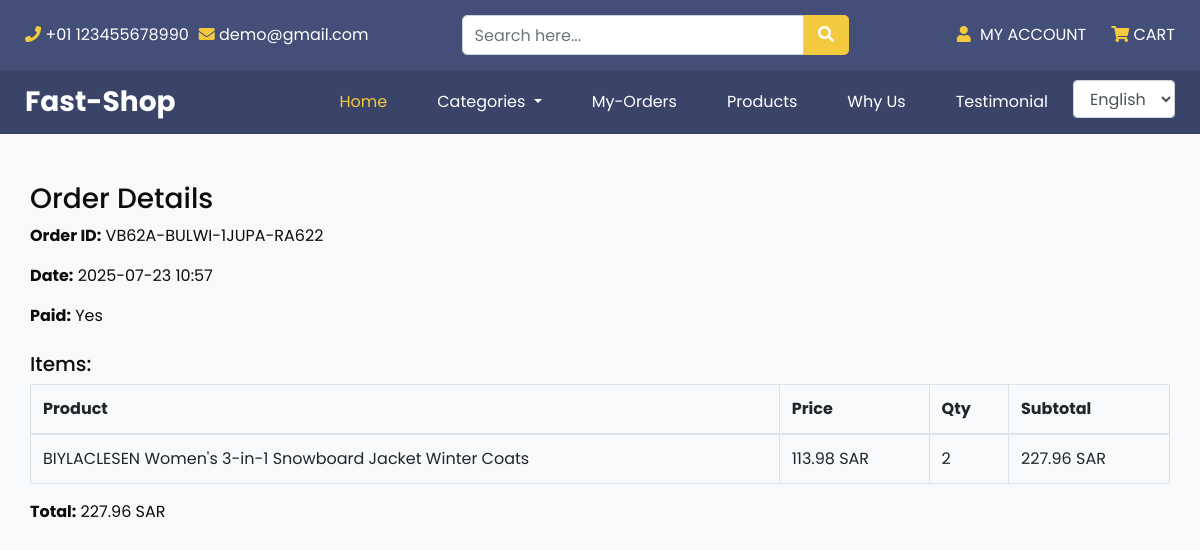
The app's page /en/orders/order/VB62A-BULWI-1JUPA-RA622/ (signed in) with its own data.
### orders/models.py (models this page shows, shortened)
class Order(models.Model):
    user = models.ForeignKey(Account, on_delete=models.CASCADE, null=True, blank=True)
    order_id = models.CharField(max_length=10, unique=True)
    first_name = models.CharField(max_length=250, null=False, blank=False)
    last_name = models.CharField(max_length=250, null=False, blank=False)
    email = models.EmailField()
    address = models.CharField(max_length=500)
    city = models.CharField(max_length=100)
    postal_code = models.PositiveIntegerField()
    paid = models.BooleanField(default=False)   #type: ignore
    created_at = models.DateTimeField(auto_now_add=True)
    updated_at = models.DateTimeField(auto_now=True)
    class Meta:
        ordering = ['-created_at']
        indexes = [
            models.Index(fields=['-created_at'])
        ]
    def get_total_cost(self):
        return sum(item.get_cost() for item in self.items.all())  #type: ignore

class OrderItem(models.Model):
    order = models.ForeignKey(Order, on_delete=models.CASCADE, related_name='items')
    product = models.ForeignKey(Product, on_delete=models.CASCADE)
    price = models.DecimalField(max_digits=6, decimal_places=2)
    quantity = models.PositiveIntegerField(default=1)   #type: ignore
    def get_cost(self):
        return self.quantity * self.price   #type: ignore

### store/models.py (models this page shows, shortened)
class Product(models.Model):
    name = models.CharField(max_length=250)
    category = models.ForeignKey(Category, on_delete=models.SET_NULL, null=True)
    slug = models.SlugField(null=False, blank=False)
    image = models.ImageField(upload_to='products')
    description = models.TextField(max_length=1500)
    price = models.DecimalField(max_digits=5,decimal_places=2)
    status = models.CharField(max_length=25, choices=Status.choices, default=Status.AVAILABLE)
    created_at = models.DateTimeField(auto_now_add=True)
    updated_at = models.DateTimeField(auto_now=True)
    class Meta:
        ordering = ['name']
        indexes = [
            models.Index(fields=['id', 'slug']),
            models.Index(fields=['name']),
            models.Index(fields=['created_at'])
        ]

### orders/views.py (the view)
# urls.py: path('order/<str:order_id>/', views.order_detail, name='order_detail'),
def order_detail(request, order_id):
    order = get_object_or_404(models.Order, order_id=order_id, user=request.user)
    return render(request, 'orders/order_detail.html', {'order': order})

### cart/context_processors.py (called while the page is built)
def cart_item_count(request):
    cart = request.session.get('cart', {})
    total_items = sum(item['quantity'] for item in cart.values())
    return {
        'cart_item_count': total_items
    }

def get_categories(request):
    categories = Category.objects.all() #type: ignore
    return {
        'categories' : categories,
    }

### store/models.py (called while the page is built)
    def get_category_url(self):
        return reverse('store:products_by_category', args=[self.slug])  #type: ignore

### templates/orders/order_detail.html (shortened to what this page needs)
{% extends "base.html" %}
{% load i18n %}
{% load static %}
{% block content %}
<div class="container mt-5">
    <h3>Order Details</h3>
    <p><strong>Order ID:</strong> {{ order.order_id }}</p>
    <p><strong>Date:</strong> {{ order.created_at|date:"Y-m-d H:i" }}</p>
    <p><strong>Paid:</strong> {{ order.paid|yesno:"Yes,No" }}</p>
    <h5 class="mt-4">Items:</h5>
    <table class="table table-bordered">
        <thead>
            <tr>
                <th>Product</th>
                <th>Price</th>
                <th>Qty</th>
                <th>Subtotal</th>
            </tr>
        </thead>
        <tbody>
            {% for item in order.items.all %}
            <tr>
                <td>{{ item.product.name }}</td>
                <td>{{ item.price }} SAR</td>
                <td>{{ item.quantity }}</td>
                <td>{{ item.get_cost }} SAR</td>
            </tr>
            {% endfor %}
        </tbody>
    </table>
    <p class="text-end"><strong>Total:</strong> {{ order.get_total_cost }} SAR</p>
</div>
{% endblock content %}

### static/css/style.css (style rules this page uses)
body { font-family: 'Poppins', sans-serif; color: #0c0c0c; background-color: #ffffff; overflow-x: hidden; }

### static/css/responsive.css (style rules this page uses)
@media (min-width: 1200px) { .container { max-width: 1170px; } }

### templates/orders/order_detail.html (style rules this page uses)
body { background-color: #f8f9fa; }

### records on screen
Order: order_id "VB62A-BULWI-1JUPA-RA622", created_at "2025-07-23 10:57", paid "Yes", get_total_cost "227.96"
OrderItem: product.name "BIYLACLESEN Women's 3-in-1 Snowboard Jacket Winter Coats", price "113.98", quantity "2", get_cost "227.96"
